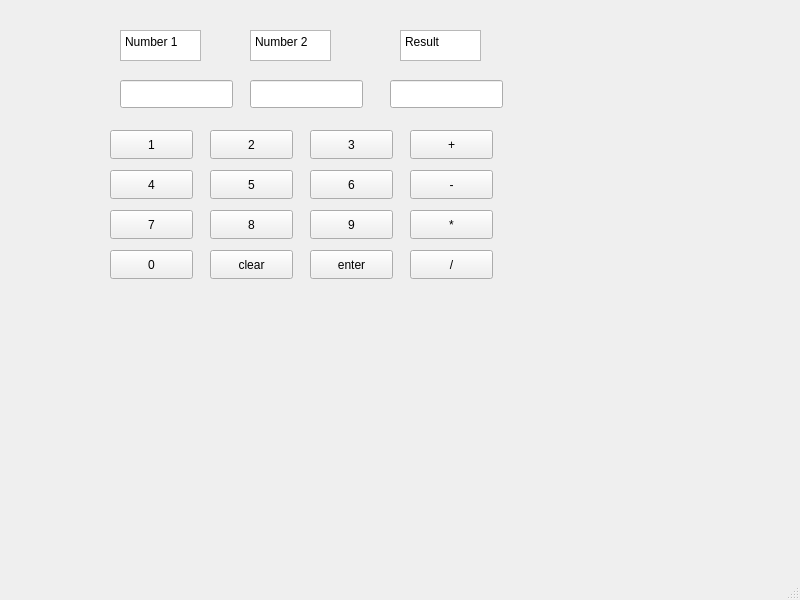
<?xml version="1.0" encoding="UTF-8"?>
<ui version="4.0">
 <class>MainWindow</class>
 <widget class="QMainWindow" name="MainWindow">
  <property name="geometry">
   <rect>
    <x>0</x>
    <y>0</y>
    <width>800</width>
    <height>600</height>
   </rect>
  </property>
  <property name="windowTitle">
   <string>MainWindow</string>
  </property>
  <widget class="QWidget" name="centralwidget">
   <widget class="QPlainTextEdit" name="plainTextEdit">
    <property name="geometry">
     <rect>
      <x>120</x>
      <y>30</y>
      <width>81</width>
      <height>31</height>
     </rect>
    </property>
    <property name="plainText">
     <string>Number 1</string>
    </property>
   </widget>
   <widget class="QPlainTextEdit" name="plainTextEdit_2">
    <property name="geometry">
     <rect>
      <x>250</x>
      <y>30</y>
      <width>81</width>
      <height>31</height>
     </rect>
    </property>
    <property name="plainText">
     <string>Number 2</string>
    </property>
   </widget>
   <widget class="QPlainTextEdit" name="plainTextEdit_3">
    <property name="geometry">
     <rect>
      <x>400</x>
      <y>30</y>
      <width>81</width>
      <height>31</height>
     </rect>
    </property>
    <property name="plainText">
     <string>Result</string>
    </property>
   </widget>
   <widget class="QPushButton" name="N1">
    <property name="geometry">
     <rect>
      <x>110</x>
      <y>130</y>
      <width>83</width>
      <height>29</height>
     </rect>
    </property>
    <property name="text">
     <string>1</string>
    </property>
   </widget>
   <widget class="QPushButton" name="N2">
    <property name="geometry">
     <rect>
      <x>210</x>
      <y>130</y>
      <width>83</width>
      <height>29</height>
     </rect>
    </property>
    <property name="text">
     <string>2</string>
    </property>
   </widget>
   <widget class="QPushButton" name="N3">
    <property name="geometry">
     <rect>
      <x>310</x>
      <y>130</y>
      <width>83</width>
      <height>29</height>
     </rect>
    </property>
    <property name="text">
     <string>3</string>
    </property>
   </widget>
   <widget class="QPushButton" name="N4">
    <property name="geometry">
     <rect>
      <x>110</x>
      <y>170</y>
      <width>83</width>
      <height>29</height>
     </rect>
    </property>
    <property name="text">
     <string>4</string>
    </property>
   </widget>
   <widget class="QPushButton" name="N5">
    <property name="geometry">
     <rect>
      <x>210</x>
      <y>170</y>
      <width>83</width>
      <height>29</height>
     </rect>
    </property>
    <property name="text">
     <string>5</string>
    </property>
   </widget>
   <widget class="QPushButton" name="N6">
    <property name="geometry">
     <rect>
      <x>310</x>
      <y>170</y>
      <width>83</width>
      <height>29</height>
     </rect>
    </property>
    <property name="text">
     <string>6</string>
    </property>
   </widget>
   <widget class="QPushButton" name="N7">
    <property name="geometry">
     <rect>
      <x>110</x>
      <y>210</y>
      <width>83</width>
      <height>29</height>
     </rect>
    </property>
    <property name="text">
     <string>7</string>
    </property>
   </widget>
   <widget class="QPushButton" name="N8">
    <property name="geometry">
     <rect>
      <x>210</x>
      <y>210</y>
      <width>83</width>
      <height>29</height>
     </rect>
    </property>
    <property name="text">
     <string>8</string>
    </property>
   </widget>
   <widget class="QPushButton" name="N9">
    <property name="geometry">
     <rect>
      <x>310</x>
      <y>210</y>
      <width>83</width>
      <height>29</height>
     </rect>
    </property>
    <property name="text">
     <string>9</string>
    </property>
   </widget>
   <widget class="QPushButton" name="N0">
    <property name="geometry">
     <rect>
      <x>110</x>
      <y>250</y>
      <width>83</width>
      <height>29</height>
     </rect>
    </property>
    <property name="text">
     <string>0</string>
    </property>
   </widget>
   <widget class="QPushButton" name="clear">
    <property name="geometry">
     <rect>
      <x>210</x>
      <y>250</y>
      <width>83</width>
      <height>29</height>
     </rect>
    </property>
    <property name="text">
     <string>clear</string>
    </property>
   </widget>
   <widget class="QPushButton" name="enter">
    <property name="geometry">
     <rect>
      <x>310</x>
      <y>250</y>
      <width>83</width>
      <height>29</height>
     </rect>
    </property>
    <property name="text">
     <string>enter</string>
    </property>
   </widget>
   <widget class="QPushButton" name="add">
    <property name="geometry">
     <rect>
      <x>410</x>
      <y>130</y>
      <width>83</width>
      <height>29</height>
     </rect>
    </property>
    <property name="text">
     <string>+</string>
    </property>
   </widget>
   <widget class="QPushButton" name="sub">
    <property name="geometry">
     <rect>
      <x>410</x>
      <y>170</y>
      <width>83</width>
      <height>29</height>
     </rect>
    </property>
    <property name="text">
     <string>-</string>
    </property>
   </widget>
   <widget class="QPushButton" name="mul">
    <property name="geometry">
     <rect>
      <x>410</x>
      <y>210</y>
      <width>83</width>
      <height>29</height>
     </rect>
    </property>
    <property name="text">
     <string>*</string>
    </property>
   </widget>
   <widget class="QPushButton" name="div">
    <property name="geometry">
     <rect>
      <x>410</x>
      <y>250</y>
      <width>83</width>
      <height>29</height>
     </rect>
    </property>
    <property name="text">
     <string>/</string>
    </property>
   </widget>
   <widget class="QLineEdit" name="num1">
    <property name="geometry">
     <rect>
      <x>120</x>
      <y>80</y>
      <width>113</width>
      <height>28</height>
     </rect>
    </property>
   </widget>
   <widget class="QLineEdit" name="num2">
    <property name="geometry">
     <rect>
      <x>250</x>
      <y>80</y>
      <width>113</width>
      <height>28</height>
     </rect>
    </property>
   </widget>
   <widget class="QLineEdit" name="result">
    <property name="geometry">
     <rect>
      <x>390</x>
      <y>80</y>
      <width>113</width>
      <height>28</height>
     </rect>
    </property>
   </widget>
  </widget>
  <widget class="QMenuBar" name="menubar">
   <property name="geometry">
    <rect>
     <x>0</x>
     <y>0</y>
     <width>800</width>
     <height>25</height>
    </rect>
   </property>
  </widget>
  <widget class="QStatusBar" name="statusbar"/>
 </widget>
 <resources/>
 <connections/>
</ui>
